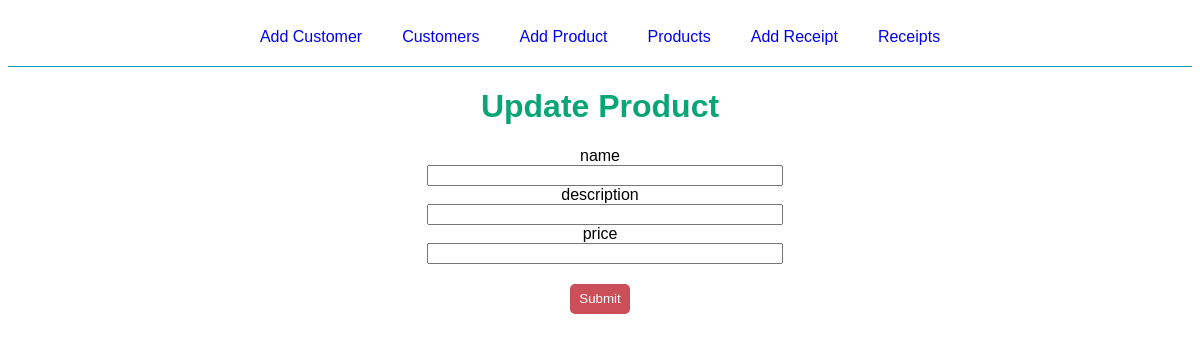
Before: /product/update/2 with the older database file.
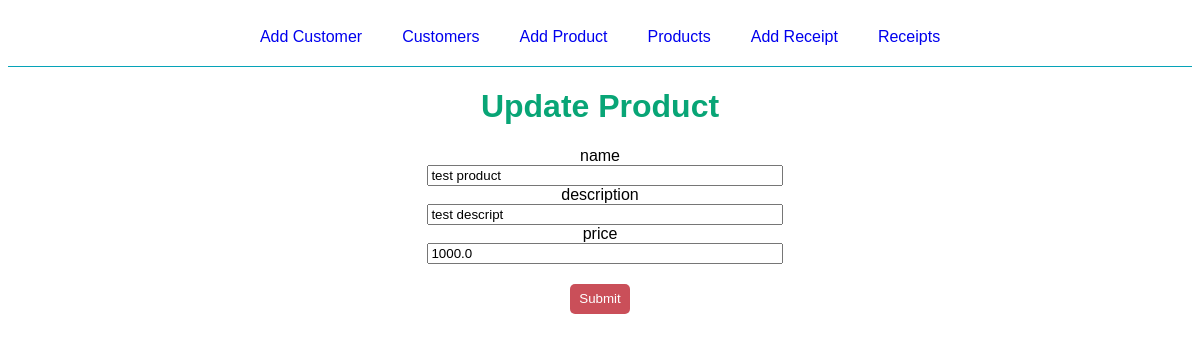
After: the same page with the newer database file.
### flaskr/models/product/__init__.py (models this page shows, shortened)
class Product(db.Model, MyModel):
    id = Column(Integer, primary_key=True)
    name = Column(String(100), nullable=False, unique=True)
    description = Column(Text(1000), nullable=False)
    price = Column(Float, nullable=False, default=0)
    sold_products = db.relationship(
        'SoldProduct',
        backref='product',
        lazy=True,
        cascade='all, delete-orphan'
    )
    def get(id):
        return Product.query.get(id)

### flaskr/views/product.py (the view, shortened to what this page needs)
@bp.route('/update/<int:product_id>', methods=("GET", "POST"))
def update(product_id):
    product = Product.get(product_id)
    return render_template(
        'product/update.html',
        product=product,
        heads=product_heads
    )

### flaskr/templates/product/update.html
{% extends 'base.html' %}
{% block content %}
<div class="title-container">
    <h1 class="title">Update Product</h1>
</div>
<form method="post" class="update" >
    {% for head in heads %}
    {% if heads != id %}
    <div class="label-div">
        <label for="{{ head }}" class="input-label">{{ head }}</label>
    </div>
    <div class="input-div">
        <input type="text" value="{{ product[head] }}" name="{{ head }}" id="{{ head }}" class="input-product">
    </div>
    {% endif %}
    {% endfor %}
        <input type="submit" class="submit-btn">
</form>
{% endblock %}

Changed rows visible on the page:
added Product: name "test product" "test descript" "1000.0"
